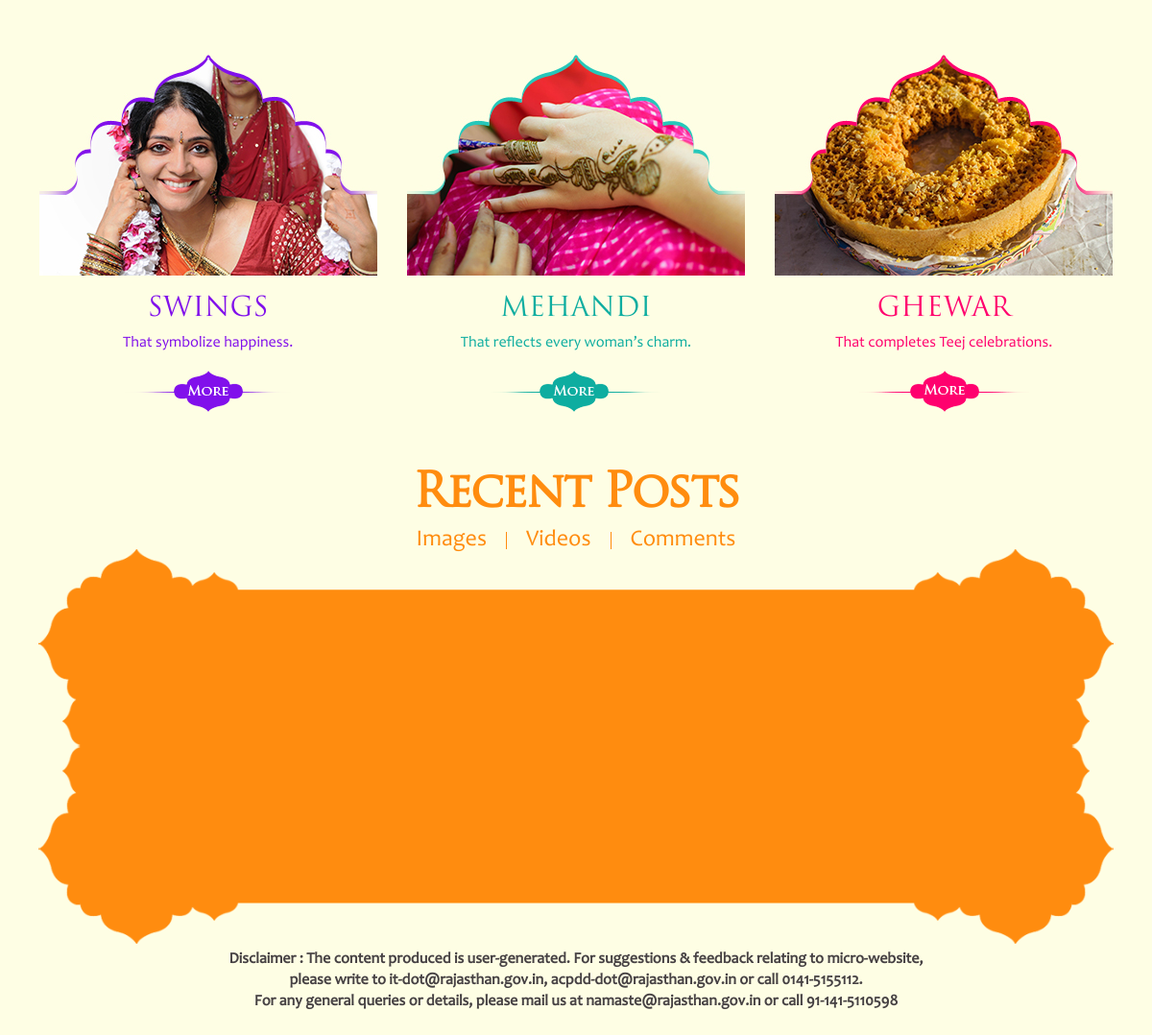
Before: / (lower part) with the older database file.
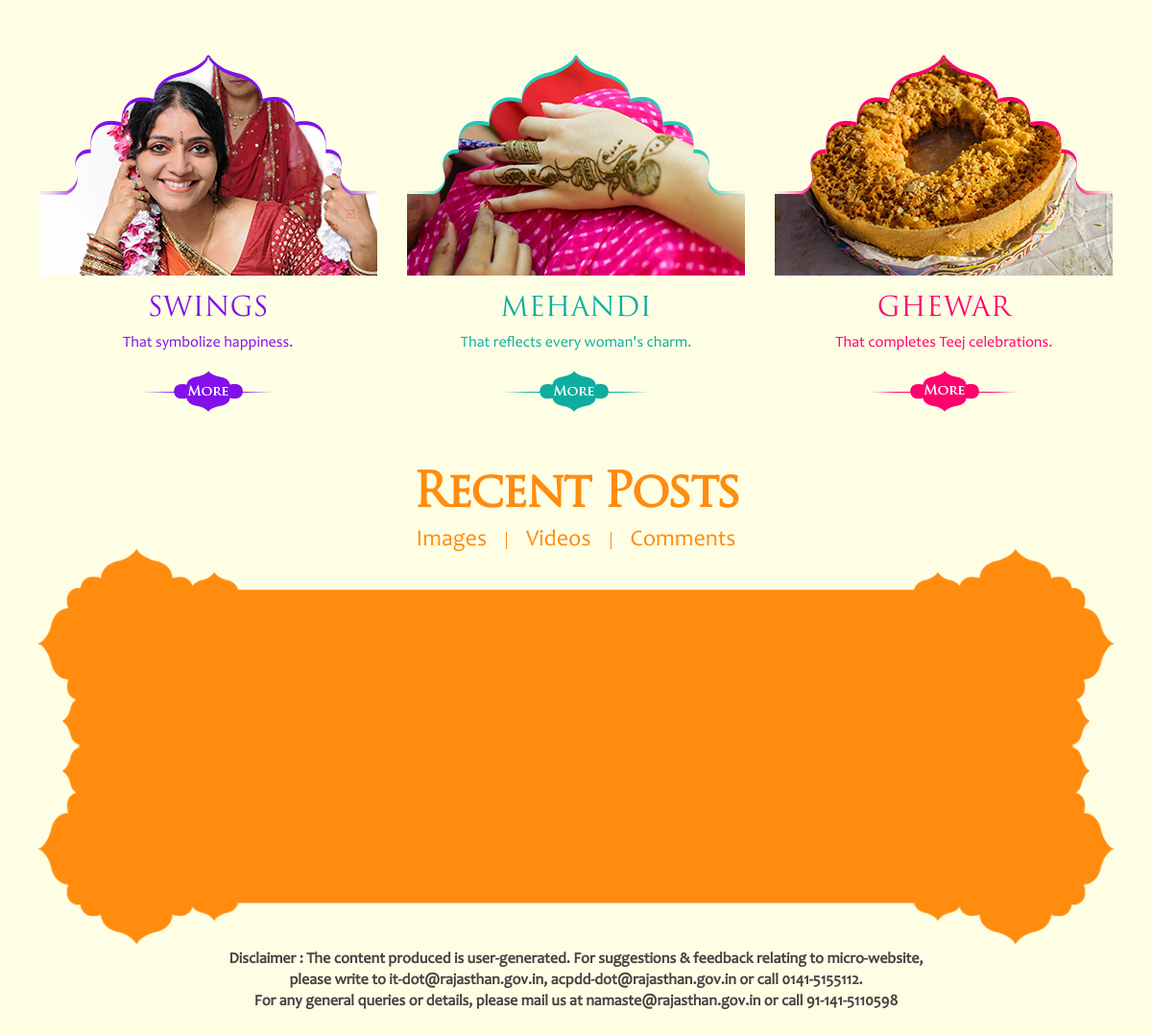
After: the same page with the newer database file.
### tables this page shows
CREATE TABLE `cms` (
  `id` int(11) NOT NULL,
  `slug` varchar(50) NOT NULL,
  `title` varchar(100) NOT NULL,
  `excerpt` varchar(50) NOT NULL,
  `description` longtext NOT NULL,
  `image` varchar(255) NOT NULL,
  `front_image` varchar(50) NOT NULL,
  `is_front` enum('Yes','No') NOT NULL COMMENT 'True for Yes & False for No on Front page',
  `create_by` tinyint(2) NOT NULL,
  `created_date` datetime NOT NULL DEFAULT CURRENT_TIMESTAMP,
  `update_date` datetime NOT NULL DEFAULT CURRENT_TIMESTAMP
);

### inc/config.php (called while the page is built, shortened)
<?php
    $css = array(
        'css/bootstrap.min.css',
        'css/reset.css',
        'css/style.css',
        );
?>

### inc/middle.php (the view, shortened to what this page needs)
<section class="container-fluid contentbox">
	<div class="container">
		<div class="row">
			<div class="col-xs-12">
				<div class="innr_contentbox">
				</div>
			</div>
			<div class="col-xs-12">
				<div class="row mobilerow">
					<?php
						$middleQuery = "SELECT slug, excerpt, front_image FROM cms where is_front='Yes'";
						$result = $mysqli->query($middleQuery);
						if ($result->num_rows > 0) {
							while($row = $result->fetch_assoc()) {
								$slug=$row['slug'];
					?>
					<div class="col-sm-4 no_padding">
						<div class="detailbox detailbox_<?php echo $slug; ?>">
							<img src="<?php echo $row['front_image']; ?>" alt="<?php echo str_replace('_', ' ', strtoupper( $slug ) ); ?>" />
							<h3><?php echo str_replace('_', ' ', strtoupper( $slug ) ); ?></h3>
							<p><?php echo stripslashes( $row['excerpt'] ); ?></p>
							<a href="javascript:void(0);" data-toggle="modal" onclick="menu( '<?php echo siteUrl ?>', '<?php echo $slug; ?>');">
								<img src="images/more_<?php echo $slug; ?>.png" alt="" />
							</a>
						</div>
					</div>
					<?php } } ?>
				</div>
			</div>
		</div>
	</div>
</section>

### index.php (shortened to what this page needs)
<?php require_once 'inc/config.php'; ?>
<!doctype html>
<html>
<?php require_once 'inc/meta.php'; ?>
<body>
    <?php
        require_once 'inc/middle.php';
        require_once 'inc/recent_post.php';
        require_once 'inc/footer.php';
    ?>
</body>
</html>

### inc/meta.php (shortened to what this page needs)
<head>
	<?php
		for( $c=0; $c<count($css); $c++) {
			echo '<link href="'. $css[$c] .'" type="text/css" rel="stylesheet" />';
		}
	?>
</head>

### inc/recent_post.php (shortened to what this page needs)
<section class="container-fluid postbox">
	<div class="container">
		<div class="row">
			<div class="col-xs-12">
				<div class="innr_postbox">
					<h3>Recent Posts</h3>
					<ul>
						<li>Images </li><li>Videos</li><li>Comments</li>
					</ul>
					<img src="images/top_image.png" alt="" class="topimage">
					<img src="images/bottom_image.png" alt="" class="bottomimage" />
				</div>
			</div>
		</div>
	</div>
</section>

### inc/footer.php
<footer>
	<div class="container">
		<div class="row">
			<div class="col-xs-12">
				<div class="footerbox">
					<p>Disclaimer : The content produced is user-generated. For suggestions & feedback relating to micro-website,<br/> please write to it-dot@rajasthan.gov.in, acpdd-dot@rajasthan.gov.in or call 0141-5155112.<br/>For any general queries or details, please mail us at namaste@rajasthan.gov.in or call 91-141-5110598</p>
				</div>
			</div>
		</div>
	</div>
</footer>

### css/style.css (style rules this page uses)
* { margin:0; padding:0; box-sizing:border-box; -webkit-box-sizing:border-box; }
body { background:#fefee4; display:block; overflow-x:hidden; float:left; width:100%; height:100%; }
img { max-width:100%; margin:0 auto; }
.container { max-width:1150px; margin:0 auto; }
.contentbox { padding:0px; width:100%; float:left; }
.innr_contentbox { padding:35px 0; float:left; width:100%; }
.no_padding { padding:0px; }
.detailbox_swings { padding:0 5px; }
.detailbox { text-align:center; }
.detailbox h3 { margin:20px 0 10px; font-size:28px; font-family: 'Trajan Pro'; }
.detailbox p { font-size:16px; margin-bottom:20px; font-family: 'Candara'; padding:0 10px; line-height:18px; }
.detailbox_swings h3 { color:#8110eb; }
.detailbox_swings p { color:#8110eb; }
.detailbox_ghewar h3 { color:#ff016e; }
.detailbox_ghewar p { color:#ff016e; }
.detailbox_mehandi h3 { color:#0eada0; }
.detailbox_mehandi p { color:#0eada0; }
.postbox { padding:60px 0; float:left; width:100%; }
.innr_postbox h3 { letter-spacing:-2px; margin:0 0 10px; color:#ff8c0f; font-size:49px; font-family: 'Trajan Pro'; font-weight:bold; text-align:center; }
.innr_postbox ul { text-align:center; }
.innr_postbox ul li { color:#ff8c0f; display: inline-block; font-family: 'Candara'; padding: 0 20px; border-right: 1px solid #ff8c0f; font-size: 24px; line-height: 18px; vertical-align: middle; }
.innr_postbox ul li:last-child { border-right: 0; }
.footerbox { margin:-70px 0 50px; }
.footerbox p { color:#464143; font-size:16px; text-align:center; font-weight:bold; font-family: 'Candara'; }
@media (max-width:1200px) { .detailbox { padding:0 5px; } }
@media (max-width:1200px) { .footerbox { margin: -55px 0 50px; } }

Changed rows visible on the page:
changed cms "MEHANDI": excerpt "That reflects every woman’s charm." → "That reflects every woman's charm."
